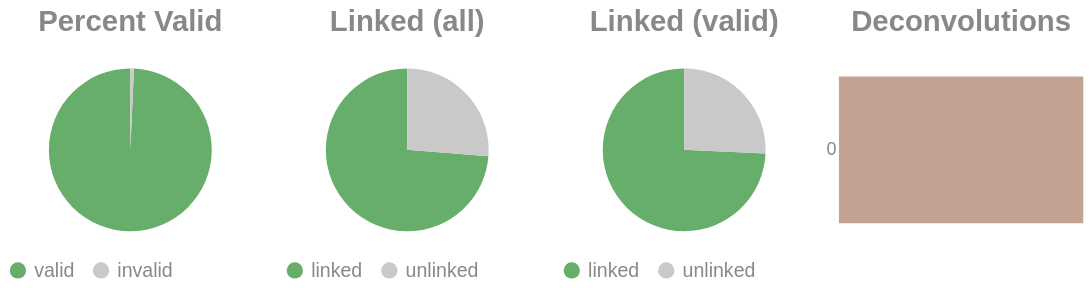

Write notebook code for a chart like this one.
### Code cell
if SKIPLR:
    pass
else:
    clash = Counter()
    for i in valids['molecule'].to_list():
        _mol = i.split("-")
        if len(_mol) == 1:
            clash.update('0')
        else:
            clash.update(_mol[-1])

    _d = {"deconvolutions": [], 'count': []}
    for k,v in clash.items():
        _d['deconvolutions'].append(k)
        _d['count'].append(v)

    tot_valid = valids['reads'].sum()
    mask = valids['reads'] >= 2
    n_linked_reads = valids.filter(mask)['reads'].sum()
    if n_linked_reads == 0:
        print_html("No linked molecules (>=2 reads) were detected; skipping linked-only distributions.")
        SKIPLR = True
    else:
        perc_valid = round(tot_valid / n_reads, 4)
        linked_perc_abs = round(n_linked_reads / n_reads, 4)
        linked_perc = round(n_linked_reads / tot_valid, 4)

    _valid = pl.DataFrame({"valids": ['valid', 'invalid'], "count": [tot_valid, n_reads - tot_valid]})
    _linked_abs = pl.DataFrame({"linked (absolute)": ['linked', 'unlinked'], "count": [n_linked_reads, n_reads - n_linked_reads]})
    _linked_rel = pl.DataFrame({"linked (valids)": ['linked', 'unlinked'], "count": [n_linked_reads, tot_valid - n_linked_reads]})

    (
        alt.hconcat(
            piechart(_valid, goodval = 'valid', title = "Percent Valid"),
            piechart(_linked_abs, goodval = "linked", title =  "Linked (all)"),
            piechart(_linked_rel, goodval = "linked", title =  "Linked (valid)"),
            convolutionbar(pl.DataFrame(_d), title = "Deconvolutions"),
            center = True,
            bounds = 'flush'
        )
        .resolve_scale(color='independent')
        .resolve_legend('independent')
        .properties(usermeta={'embedOptions': {"actions": False}})
    ).display()

### Figure 1 — Vega-Lite specification as saved in the notebook (floating-point values rounded to 4 significant figures)
{"width": "container", "height": 400, "config": {"title": {"anchor": "start", "dy": -15, "fontSize": 18, "color": "#888888", "subtitleColor": "#888888", "subtitleFontSize": 14}, "arc": {"fill": "#0072B2"}, "axis": {"domainColor": "#888888", "domainWidth": 0.5, "gridWidth": 0.2, "grid": false, "titleFontWeight": 400, "titleFontSize": 15, "labelFontSize": 11, "labelColor": "#888888", "tickColor": "#888888", "tickWidth": 0.2, "titleColor": "#888888"}, "axisBand": {"grid": false}, "axisX": {"grid": true, "tickSize": 10, "domainCap": "round"}, "axisY": {"domain": false, "grid": true, "tickSize": 0, "domainCap": "round"}, "background": "transparent", "header": {"labelFontSize": 15, "labelColor": "#888888", "titleFontSize": 15, "titleFontWeight": 600, "titleColor": "#888888"}, "legend": {"labelFont": "sans-serif", "labelFontSize": 12, "labelColor": "#888888", "symbolSize": 100, "symbolType": "circle", "titleFontSize": 12, "titlePadding": 10, "titleColor": "#888888", "title": null}, "range": {"category": ["#E69F00", "#56B4E9", "#009E73", "#F0E442", "#0072B2", "#D55E00", "#CC79A7", "#000000"], "diverging": ["#cfe8f3", "#a2d4ec", "#73bfe2", "#46abdb", "#1696d2", "#12719e"]}, "area": {"fill": "#0072B2", "fillOpacity": 0.7, "line": true, "strokeOpacity": 0.7}, "line": {"color": "#0072B2", "stroke": "#0072B2", "strokeWidth": 2}, "trail": {"color": "#0072B2", "stroke": "#0072B2", "strokeWidth": 0, "size": 1}, "point": {"filled": true, "fillOpacity": 1.0, "size": 95}, "text": {"color": "#888888", "fontSize": 11, "align": "right", "fontWeight": 400, "size": 11}, "bar": {"fill": "#0072B2", "stroke": null}, "view": {"stroke": null, "continuousWidth": 660, "continuousHeight": 400}}, "hconcat": [{"data": {"name": "data-5ebbf739f46dfa53e86ccf43aca58552"}, "mark": {"type": "arc"}, "encoding": {"color": {"field": "valids", "legend": {"orient": "bottom", "title": null}, "scale": {"domain": ["valid", "invalid"], "range": ["#68ae6b", "#C9C9C9"]}, "title": "Valids", "type": "nominal"}, "theta": {"field": "count", "type": "quantitative"}, "tooltip": [{"field": "valids", "title": "Valids", "type": "ordinal"}, {"field": "percent", "format": ".2%", "title": "Percent", "type": "quantitative"}, {"field": "count", "title": "Count", "type": "quantitative"}]}, "height": 100, "title": {"text": "Percent Valid", "align": "center", "anchor": "middle"}, "transform": [{"calculate": "datum.count / 14034319", "as": "percent"}], "width": 150}, {"data": {"name": "data-aba30ee22c5904515949ee33f23dfbcc"}, "mark": {"type": "arc"}, "encoding": {"color": {"field": "linked (absolute)", "legend": {"orient": "bottom", "title": null}, "scale": {"domain": ["linked", "unlinked"], "range": ["#68ae6b", "#C9C9C9"]}, "title": "Linked (Absolute)", "type": "nominal"}, "theta": {"field": "count", "type": "quantitative"}, "tooltip": [{"field": "linked (absolute)", "title": "Linked (Absolute)", "type": "ordinal"}, {"field": "percent", "format": ".2%", "title": "Percent", "type": "quantitative"}, {"field": "count", "title": "Count", "type": "quantitative"}]}, "height": 100, "title": {"text": "Linked (all)", "align": "center", "anchor": "middle"}, "transform": [{"calculate": "datum.count / 14034319", "as": "percent"}], "width": 150}, {"data": {"name": "data-340b0e5847c69c2008d137c9811c3b9d"}, "mark": {"type": "arc"}, "encoding": {"color": {"field": "linked (valids)", "legend": {"orient": "bottom", "title": null}, "scale": {"domain": ["linked", "unlinked"], "range": ["#68ae6b", "#C9C9C9"]}, "title": "Linked (Valids)", "type": "nominal"}, "theta": {"field": "count", "type": "quantitative"}, "tooltip": [{"field": "linked (valids)", "title": "Linked (Valids)", "type": "ordinal"}, {"field": "percent", "format": ".2%", "title": "Percent", "type": "quantitative"}, {"field": "count", "title": "Count", "type": "quantitative"}]}, "height": 100, "title": {"text": "Linked (valid)", "align": "center", "anchor": "middle"}, "transform": [{"calculate": "datum.count / 13934105", "as": "percent"}], "width": 150}, {"data": {"name": "data-2e5a61ec525f2338dcb93d8e8bbac334"}, "mark": {"type": "bar"}, "encoding": {"color": {"field": "deconvolutions", "legend": null, "scale": {"scheme": "lightgreyred"}, "type": "nominal"}, "tooltip": [{"field": "deconvolutions", "title": "Deconvolutions", "type": "ordinal"}, {"field": "percent", "format": ".2%", "title": "Percent", "type": "quantitative"}, {"field": "count", "title": "Count", "type": "quantitative"}], "x": {"axis": null, "field": "count", "type": "quantitative"}, "y": {"field": "deconvolutions", "sort": "ascending", "title": null, "type": "nominal"}}, "height": 100, "title": {"text": "Deconvolutions", "align": "center", "anchor": "middle"}, "transform": [{"calculate": "datum.count / 5499607", "as": "percent"}], "width": 150}], "bounds": "flush", "center": true, "resolve": {"legend": {"angle": "independent"}, "scale": {"color": "independent"}}, "usermeta": {"embedOptions": {"actions": false}}, "$schema": "https://vega.github.io/schema/vega-lite/v6.1.0.json", "datasets": {"data-5ebbf739f46dfa53e86ccf43aca58552": [{"valids": "valid", "count": 13934105}, {"valids": "invalid", "count": 100214}], "data-aba30ee22c5904515949ee33f23dfbcc": [{"linked (absolute)": "linked", "count": 10351428}, {"linked (absolute)": "unlinked", "count": 3682891}], "data-340b0e5847c69c2008d137c9811c3b9d": [{"linked (valids)": "linked", "count": 10351428}, {"linked (valids)": "unlinked", "count": 3582677}], "data-2e5a61ec525f2338dcb93d8e8bbac334": [{"deconvolutions": "0", "count": 5499607}]}}
